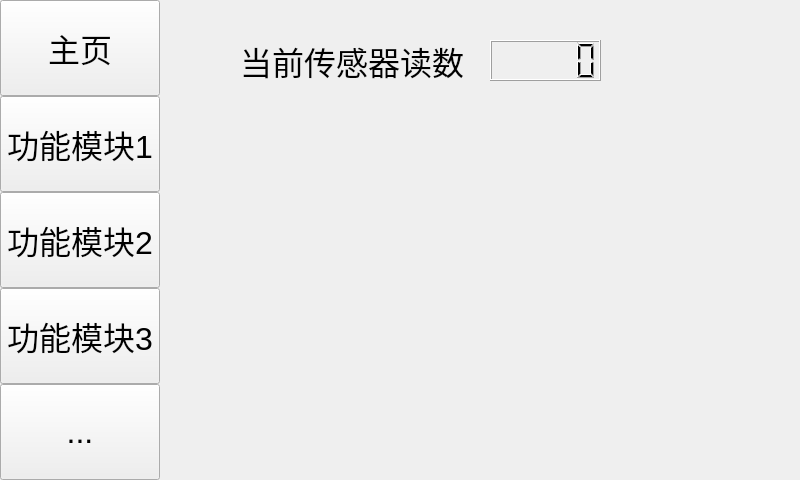
<?xml version="1.0" encoding="UTF-8"?>
<ui version="4.0">
 <class>MainWindow</class>
 <widget class="QMainWindow" name="MainWindow">
  <property name="geometry">
   <rect>
    <x>0</x>
    <y>0</y>
    <width>800</width>
    <height>480</height>
   </rect>
  </property>
  <property name="minimumSize">
   <size>
    <width>800</width>
    <height>480</height>
   </size>
  </property>
  <property name="maximumSize">
   <size>
    <width>800</width>
    <height>480</height>
   </size>
  </property>
  <property name="windowTitle">
   <string>MainWindow</string>
  </property>
  <widget class="QWidget" name="centralwidget">
   <layout class="QHBoxLayout" name="horizontalLayout" stretch="20,80">
    <property name="spacing">
     <number>0</number>
    </property>
    <property name="leftMargin">
     <number>0</number>
    </property>
    <property name="topMargin">
     <number>0</number>
    </property>
    <property name="rightMargin">
     <number>0</number>
    </property>
    <property name="bottomMargin">
     <number>0</number>
    </property>
    <item>
     <widget class="QWidget" name="widget" native="true">
      <layout class="QVBoxLayout" name="verticalLayout">
       <property name="spacing">
        <number>0</number>
       </property>
       <property name="leftMargin">
        <number>0</number>
       </property>
       <property name="topMargin">
        <number>0</number>
       </property>
       <property name="rightMargin">
        <number>0</number>
       </property>
       <property name="bottomMargin">
        <number>0</number>
       </property>
       <item>
        <widget class="QPushButton" name="pushButton_main">
         <property name="sizePolicy">
          <sizepolicy hsizetype="Expanding" vsizetype="Expanding">
           <horstretch>0</horstretch>
           <verstretch>0</verstretch>
          </sizepolicy>
         </property>
         <property name="font">
          <font>
           <pointsize>24</pointsize>
          </font>
         </property>
         <property name="text">
          <string>主页</string>
         </property>
         <property name="checkable">
          <bool>true</bool>
         </property>
         <property name="autoRepeat">
          <bool>false</bool>
         </property>
         <property name="autoExclusive">
          <bool>true</bool>
         </property>
        </widget>
       </item>
       <item>
        <widget class="QPushButton" name="pushButton_module1">
         <property name="sizePolicy">
          <sizepolicy hsizetype="Expanding" vsizetype="Expanding">
           <horstretch>0</horstretch>
           <verstretch>0</verstretch>
          </sizepolicy>
         </property>
         <property name="font">
          <font>
           <pointsize>24</pointsize>
          </font>
         </property>
         <property name="text">
          <string>功能模块1</string>
         </property>
         <property name="checkable">
          <bool>true</bool>
         </property>
         <property name="autoExclusive">
          <bool>true</bool>
         </property>
        </widget>
       </item>
       <item>
        <widget class="QPushButton" name="pushButton_module2">
         <property name="sizePolicy">
          <sizepolicy hsizetype="Expanding" vsizetype="Expanding">
           <horstretch>0</horstretch>
           <verstretch>0</verstretch>
          </sizepolicy>
         </property>
         <property name="font">
          <font>
           <pointsize>24</pointsize>
          </font>
         </property>
         <property name="text">
          <string>功能模块2</string>
         </property>
         <property name="checkable">
          <bool>true</bool>
         </property>
         <property name="autoExclusive">
          <bool>true</bool>
         </property>
        </widget>
       </item>
       <item>
        <widget class="QPushButton" name="pushButton_module3">
         <property name="sizePolicy">
          <sizepolicy hsizetype="Expanding" vsizetype="Expanding">
           <horstretch>0</horstretch>
           <verstretch>0</verstretch>
          </sizepolicy>
         </property>
         <property name="font">
          <font>
           <pointsize>24</pointsize>
          </font>
         </property>
         <property name="text">
          <string>功能模块3</string>
         </property>
         <property name="checkable">
          <bool>true</bool>
         </property>
         <property name="autoExclusive">
          <bool>true</bool>
         </property>
        </widget>
       </item>
       <item>
        <widget class="QPushButton" name="pushButton_5">
         <property name="sizePolicy">
          <sizepolicy hsizetype="Expanding" vsizetype="Expanding">
           <horstretch>0</horstretch>
           <verstretch>0</verstretch>
          </sizepolicy>
         </property>
         <property name="font">
          <font>
           <pointsize>24</pointsize>
          </font>
         </property>
         <property name="text">
          <string>...</string>
         </property>
         <property name="checkable">
          <bool>true</bool>
         </property>
         <property name="autoExclusive">
          <bool>true</bool>
         </property>
        </widget>
       </item>
      </layout>
     </widget>
    </item>
    <item>
     <widget class="QStackedWidget" name="stackedWidget">
      <property name="currentIndex">
       <number>0</number>
      </property>
      <widget class="QWidget" name="main_page">
       <widget class="QLabel" name="label">
        <property name="geometry">
         <rect>
          <x>80</x>
          <y>40</y>
          <width>241</width>
          <height>41</height>
         </rect>
        </property>
        <property name="font">
         <font>
          <pointsize>24</pointsize>
         </font>
        </property>
        <property name="text">
         <string>当前传感器读数</string>
        </property>
       </widget>
       <widget class="QLCDNumber" name="lcdNumber">
        <property name="geometry">
         <rect>
          <x>330</x>
          <y>40</y>
          <width>111</width>
          <height>41</height>
         </rect>
        </property>
        <property name="segmentStyle">
         <enum>QLCDNumber::Filled</enum>
        </property>
       </widget>
      </widget>
      <widget class="QWidget" name="module_1">
       <widget class="QLabel" name="label_2">
        <property name="geometry">
         <rect>
          <x>180</x>
          <y>60</y>
          <width>221</width>
          <height>41</height>
         </rect>
        </property>
        <property name="font">
         <font>
          <pointsize>24</pointsize>
         </font>
        </property>
        <property name="text">
         <string>功能模块1</string>
        </property>
       </widget>
      </widget>
      <widget class="QWidget" name="module_2">
       <widget class="QLabel" name="label_3">
        <property name="geometry">
         <rect>
          <x>220</x>
          <y>60</y>
          <width>221</width>
          <height>41</height>
         </rect>
        </property>
        <property name="font">
         <font>
          <pointsize>24</pointsize>
         </font>
        </property>
        <property name="text">
         <string>功能模块2</string>
        </property>
       </widget>
      </widget>
      <widget class="QWidget" name="module_3">
       <widget class="QLabel" name="label_4">
        <property name="geometry">
         <rect>
          <x>180</x>
          <y>70</y>
          <width>221</width>
          <height>41</height>
         </rect>
        </property>
        <property name="font">
         <font>
          <pointsize>24</pointsize>
         </font>
        </property>
        <property name="text">
         <string>功能模块3</string>
        </property>
       </widget>
      </widget>
     </widget>
    </item>
   </layout>
  </widget>
 </widget>
 <resources/>
 <connections/>
</ui>
